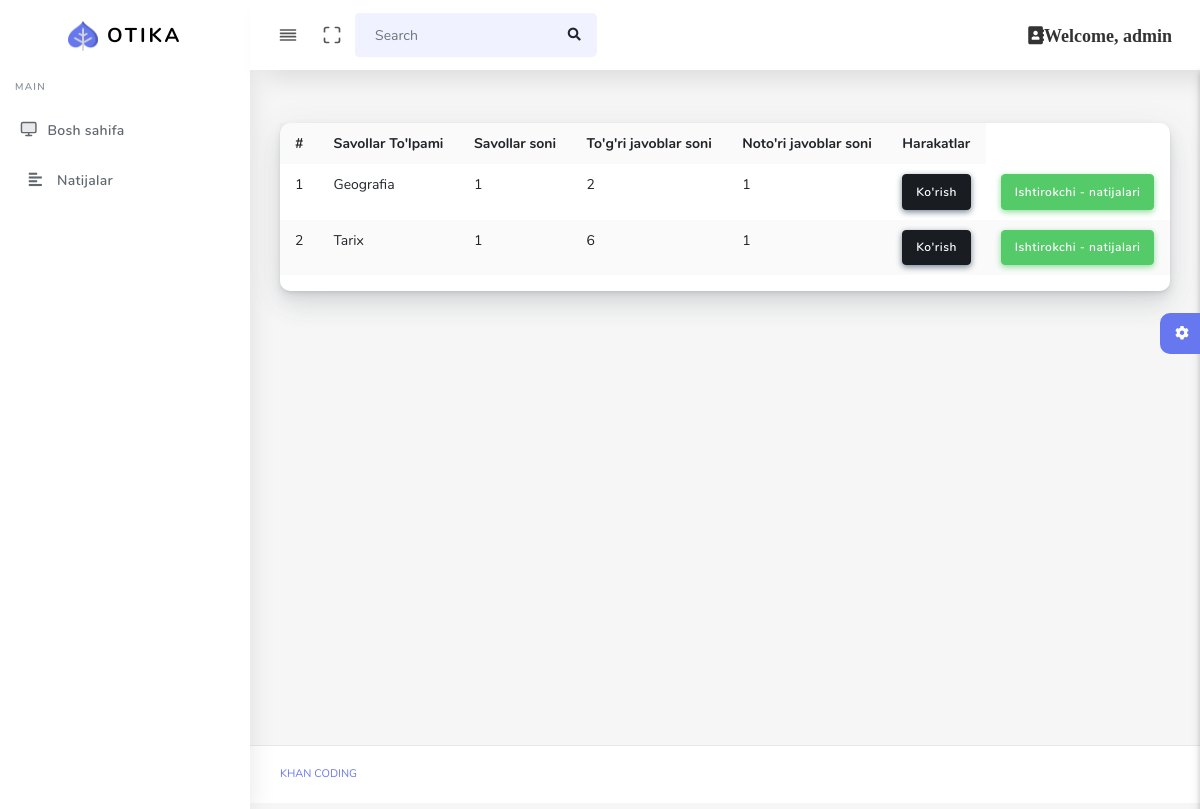
The page /detail/ (signed in) on the database its author committed.
### main/models.py (models this page shows, shortened)
class Quiz(models.Model):
    name = models.CharField(max_length=100)
    slug = models.SlugField(max_length=100, unique=True, blank=True)
    author = models.ForeignKey(User, on_delete=models.CASCADE)
    amount = models.IntegerField()
    def __str__(self):
        return self.name
    @property
    def questions_count(self):
        return Question.objects.filter(quiz=self).count()

### main/views.py (the view)
# urls.py: path('detail/', views.detail, name='detail'),
@login_required(login_url='login')
def detail(request):
    quizzes = models.Quiz.objects.all()
    results = []
    for quiz in quizzes:
        total_questions = quiz.questions_count
        answer_details = models.AnswerDetail.objects.filter(answer__quiz=quiz)
        correct_answers = answer_details.filter(
            user_choice__correct=True
        ).count()
        incorrect_answers = answer_details.filter(
            user_choice__correct=False
        ).count()
        results.append({
            'quiz': quiz,
            'total_questions': total_questions,
            'correct_answers': correct_answers,
            'incorrect_answers': incorrect_answers
        })
    print(Fore.RED + str(f"{results}"))
    return render(request, 'detail.html', {'results': results})

### main/templates/detail.html (shortened to what this page needs)
{% extends 'base.html' %}
{% block content %}
<div class="main-content" style="min-height: 608px;">
    <section class="section">
      <div class="section-body">
        <div class="row">
            <div class="col-12">
              <div class="card">
                <div class="card-body p-0">
                  <div class="table-responsive">
                    <table class="table table-striped table-md">
                      <tbody>
                        <tr>
                          <th>#</th>
                          <th>Savollar To'lpami</th>
                          <th>Savollar soni</th>
                          <th>To'g'ri javoblar soni</th>
                          <th>Noto'ri javoblar soni</th>
                          <th>Harakatlar</th>
                        </tr>
                        {% for result in results %}
                        <tr>
                          <td>{{ forloop.counter }}</td>
                          <td>{{ result.quiz.name }}</td>
                          <td>{{ result.total_questions }}</td>
                          <td>{{ result.correct_answers }}</td>
                          <td>{{ result.incorrect_answers }}</td>
                          <td><a class="btn btn-icon btn-dark" href="{% url 'results-detail' result.quiz.slug %}">Ko'rish</a></td>
                          <td><a href="{% url 'participant-results' result.quiz.slug %}" class="btn btn-success text-end">Ishtirokchi - natijalari</a></td>
                        </tr>
                        {% endfor %}
                      </tbody>
                    </table>
                  </div>
                </div>
              </div>
            </div>
          </div>
      </div>
    </section>
    <div class="settingSidebar">
      <a href="javascript:void(0)" class="settingPanelToggle"> <i class="fa fa-spin fa-cog"></i>
      </a>
    </div>
  </div>
{% endblock %}

### main/templates/base.html (shortened to what this page needs)
<!DOCTYPE html>
<html lang="en">
{% load static %}
<head>
  <link rel="stylesheet" href="{% static 'css/app.min.css' %}">
  <link rel="stylesheet" href="{% static 'css/style.css' %}">
  <link rel="stylesheet" href="{% static 'css/components.css' %}">
  <link rel="stylesheet" href="{% static 'bundles/izitoast/css/iziToast.min.css' %}">
  <link rel="stylesheet" href="{% static 'css/custom.css' %}">
  <link rel="stylesheet" href="https://cdnjs.cloudflare.com/ajax/libs/toastr.js/latest/toastr.min.css">
</head>
<body>
  <div id="app">
    <div class="main-wrapper main-wrapper-1">
      <div class="navbar-bg"></div>
      <nav class="navbar navbar-expand-lg main-navbar sticky">
        <div class="form-inline mr-auto">
          <ul class="navbar-nav mr-3">
            <li><a href="#" data-toggle="sidebar" class="nav-link nav-link-lg collapse-btn"> <i data-feather="align-justify"></i></a></li>
            <li><a href="#" class="nav-link nav-link-lg fullscreen-btn"><i data-feather="maximize"></i></a></li>
            <li>
              <form class="form-inline mr-auto">
                <div class="search-element">
                  <input class="form-control" type="search" placeholder="Search" aria-label="Search" data-width="200">
                  <button class="btn" type="submit"><i class="fas fa-search"></i></button>
                </div>
              </form>
            </li>
          </ul>
        </div>
        <ul class="navbar-nav navbar-right">
          {% if user.is_authenticated %}
            <li class="dropdown dropdown-list-toggle">
              <a href="#" data-toggle="dropdown" class="nav-link nav-link-lg message-toggle">
                <i class="fas fa-address-book" style="color: #333;">Welcome, {{ user.username }}</i>
              </a>
            </li>
          {% endif %}
        </ul>
      </nav>
      <div class="main-sidebar sidebar-style-2">
        <aside id="sidebar-wrapper">
          <div class="sidebar-brand">
            <a href=""> <img alt="image" src="{% static 'img/logo.png' %}" class="header-logo" /> <span class="logo-name">Otika</span></a>
          </div>
          <ul class="sidebar-menu">
            <li class="menu-header">Main</li>
            <li><a href="{% url 'quizList' %}" class="nav-link"><i data-feather="monitor"></i><span>Bosh sahifa</span></a></li>
            <li><a href="{% url 'detail' %}" ><i class="fas fa-align-left"></i><span>Natijalar</span></a></li>
          </ul>
        </aside>
      </div>
      {% block content %}
      {% endblock %}
      <footer class="main-footer">
        <div class="footer-left">
          <a href="https:github.com/khan-zero">Khan Coding</a></a>
        </div>
      </footer>
    </div>
  </div>
</body>
</html>

### rows shown on the page
Quiz: quiz.name "Geografia", total_questions "1", correct_answers "2", incorrect_answers "1"
Quiz: quiz.name "Tarix", total_questions "1", correct_answers "6", incorrect_answers "1"

### other values the page prints
{{ user.username }} "admin"
